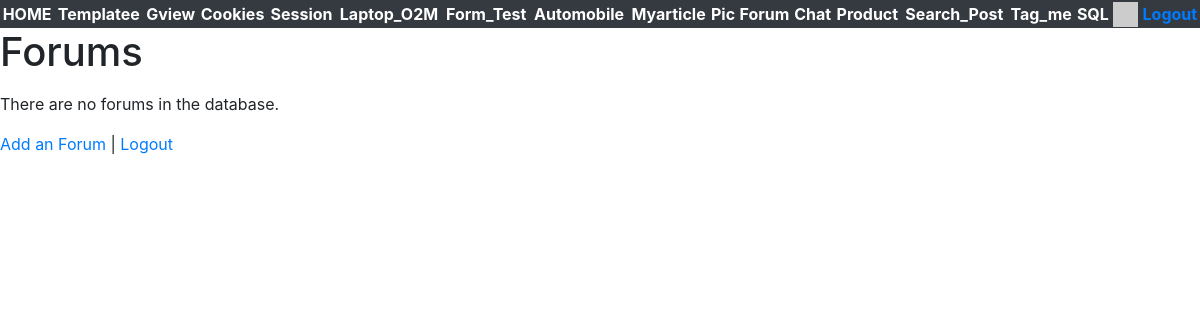
/forum/ (signed in), run on an earlier commit of the app's database.
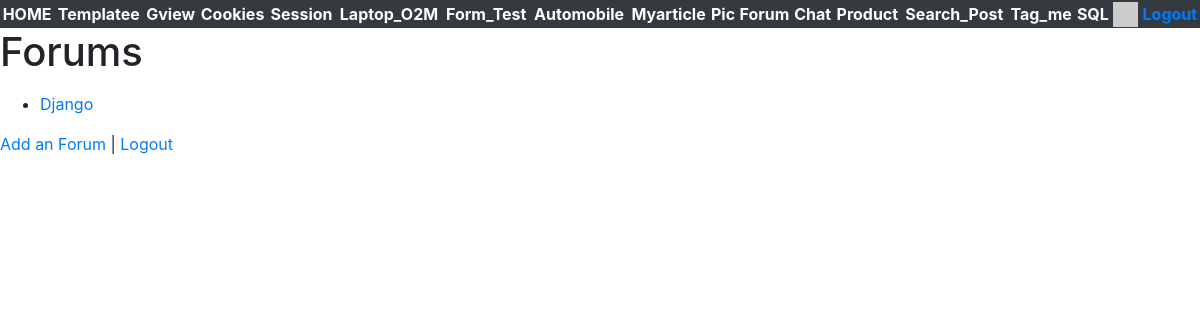
And on a later commit of the database.
### forums/models.py (models this page shows, shortened)
class Forum(models.Model) :
    title = models.CharField(
            max_length=200,
            validators=[MinLengthValidator(5, "Title must be greater than 5 characters")]
    )
    text = models.TextField()
    owner = models.ForeignKey(settings.AUTH_USER_MODEL,
        on_delete=models.CASCADE, related_name='forums_owned')
    comments = models.ManyToManyField(settings.AUTH_USER_MODEL,
        through='Comment', related_name='forum_comments')
    created_at = models.DateTimeField(auto_now_add=True)
    updated_at = models.DateTimeField(auto_now=True)

### forums/views.py (the view)
# urls.py: path('', views.ForumListView.as_view(), name='all'),
class ForumListView(OwnerListView):
    model = Forum
    template_name = "forums/list.html"

### home/context_processors.py (called while the page is built)
def settings(request):
    return {
        'settings': django_settings,
    }

### home/templatetags/app_tags.py (called while the page is built)
@register.filter(name='gravatar')
def gravatar(user, size=35):
    email = str(user.email.strip().lower()).encode('utf-8')
    email_hash = md5(email).hexdigest()
    url = "//www.gravatar.com/avatar/{0}?s={1}&d=identicon&r=PG"
    return url.format(email_hash, size)

### forums/templates/forums/list.html (shortened to what this page needs)
{% extends "base_bootstrap.html" %}
{% block content %}
<h1>Forums</h1>
<p>
{% if forum_list %}
<ul>
  {% for forum in forum_list %}
    <li>
        <a href="{% url 'forums:forum_detail'  forum.id %}">{{ forum.title }}</a>
    </li>
  {% endfor %}
</ul>
{% else %}
  <p>There are no forums in the database.</p>
{% endif %}
</p>
<p>
<a href="{% url 'forums:forum_create' %}">Add an Forum</a> |
{% if user.is_authenticated %}
<a href="{% url 'logout' %}?next={% url 'forums:all' %}">Logout</a>
{% else %}
<a href="{% url 'login' %}?next={% url 'forums:all' %}">Login</a>
{% endif %}
</p>
{% endblock %}

What changed in the data, as far as the page shows it:
added Forum: title "Django"
Also different on the page:
text no longer shown: "There are no forums in the database."
